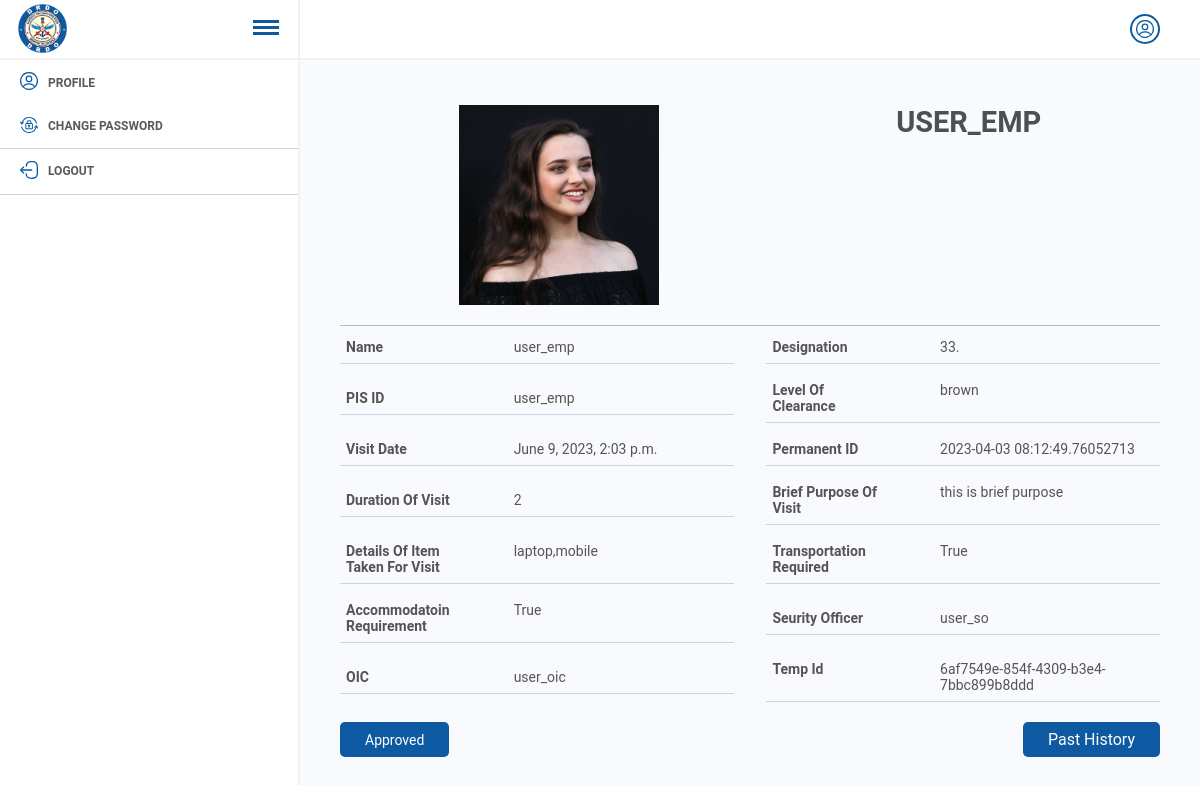
The app's page /home/show-full-request/13 with its own data.
### home/models.py (models this page shows)
class Appointment(models.Model):
    posted_by = models.ForeignKey(User, on_delete=models.CASCADE,null=True, blank=True, related_name="postted_byy")
    pvt_request = models.BooleanField(default=False)
    name = models.CharField(max_length=200 , null=True,blank=True)
    age = models.CharField(max_length=20 , null=True,blank=True)
    height = models.CharField(max_length=20 , null=True,blank=True)
    organization_name = models.CharField(max_length=200, null=True, blank=True)
    r_user = models.ForeignKey(User,on_delete=models.CASCADE, related_name="r_user")
    gh_dh = models.ForeignKey(User, on_delete= models.CASCADE,related_name="gh_dh", null=True, blank=True)
    tech_dir = models.ForeignKey(User, on_delete= models.CASCADE,related_name="tech_dir", null=True, blank=True)
    clearance_level = models.CharField(max_length= 200, choices=clearance_level)
    accommodation_requirement= models.BooleanField(default=False)
    date = models.DateTimeField(auto_now_add=False)
    transporation_requirement = models.BooleanField(default=False)
    description = models.TextField()
    dh_gh_clr = models.CharField(max_length=50, choices=status , null=True, blank=True, default="Pending")
    tech_dir_clr = models.CharField(max_length=50, choices=status , null=True, blank=True, default="Pending")
    ass_dir_clr = models.CharField(max_length=50, choices=status , null=True, blank=True, default="Pending")
    dir_clr = models.CharField(max_length=50, choices=status , null=True, blank=True, default="Pending")
    send_security = models.BooleanField(default=False, null=True, blank=True)
    ld = models.ForeignKey(User, on_delete=models.CASCADE , null=True, blank=True, related_name="oic_officer")
    tem_id = models.UUIDField(default=uuid.uuid4())
    reason_cancelation = models.TextField(null = True, blank=True)
    items = models.TextField(null=True, blank=True, default=None)
    purpose = models.TextField(null=True, blank=True, default=None)
    duration = models.CharField(max_length=20, null=True, blank=True)
    send_oic = models.BooleanField(default=False)
    perm_id = models.CharField(max_length =50, null=True,blank=True)
    close_clearance = models.BooleanField(default=False)
    close_clearance_reason = models.TextField(null=True, blank=True)
    visited_staus = models.CharField(max_length=200, choices= visit_domain ,default="pending")
    final_status = models.CharField(max_length=50, choices=status, default="Pending")
    created_at = models.DateTimeField(auto_now_add= True, null=True,blank=True)
    security_officer = models.ForeignKey(User,null=True,blank=True, on_delete= models.CASCADE,related_name="so_officer")

class User(AbstractBaseUser, PermissionsMixin):
    position = models.CharField(max_length = 40, choices=postions)
    name = models.CharField(max_length=150)
    department = models.ForeignKey(Department, on_delete=models.CASCADE, null=True, blank=True)
    image = models.ImageField(upload_to="images", null=True, blank=True)
    employee_id = models.CharField(max_length=20, null=True, blank=True)
    gh_dh_user = models.ForeignKey("self",on_delete=models.CASCADE,null=True,blank=True,related_name="gh_dhh")
    tech_dir_user = models.ForeignKey("self",on_delete=models.CASCADE,null=True, blank=True, related_name="tech_dirr")
    is_staff = models.BooleanField(default=False)
    is_active = models.BooleanField(default=True)
    adhaar_no = models.CharField(max_length=20, null=True, blank=True, default=None)
    location = models.TextField(null=True, blank=True, default=None)
    department_access = models.BooleanField(default=False, null=True, blank=True)
    pis = models.CharField(max_length=200, unique=True)
    designation = models.CharField(max_length=50,null=True,blank=True)
    objects = UserManager()
    USERNAME_FIELD = 'pis'
    def __str__(self) -> str:
        return self.name

### home/views.py (the view, shortened to what this page needs)
# urls.py: path("show-full-request/<id>", show_full_request_page,name="showfullrequest")
def show_full_request_page(request,id):
    try:
        obj= Appointment.objects.get(id=id)
        context = {"obj": obj}
        if "approve" in request.POST:
            obj.final_status = "Approved"
            obj.save()
            return redirect("/home/shsfsdfow-readfafquest")
        if "dircancel" in request.POST:
            get_id = request.POST.get("reject")
            return redirect(f"/home/cfhadf-regfsa/{get_id}")
    except Exception as e:
        print(e)
    return render(request, "full_show_request.html",context)

### home/context_processors.py (called while the page is built)
def my_context_processor(request):
    dir_objs= Appointment.objects.filter(Q(date__gte = datetime.now()) & Q(final_status= "Pending")).count()
    dir_objs1 = Appointment.objects.filter(Q(date__gte = datetime.now()) & Q(final_status= "Pending"))
    context = {}
    context["dir_objs"] = dir_objs
    context["dir_objs1"] = dir_objs1
    context["user"] = request.user
    return {"data":context}

### templates/full_show_request.html (shortened to what this page needs)
{% extends 'foundation.html' %}
{% load static %}
{% block admincontent %}
<div class="user-profile">
    <div class="img-box">
        <div class="box-inner-img">
            <div class="img-p">
                <img src="/media/{{obj.r_user.image}}" alt="logo">
            </div>
        </div>
        <div class="user-name-box">
            <h4>{{obj.r_user.name}}</h4>
        </div>
    </div>
    <div class="user-content">
        <div class="user-content-box">
            <p>Name</p>
            <span>{{obj.r_user.name}}</span>
        </div>
        <div class="user-content-box">
            <p>Designation</p>
            <span>{{obj.r_user.designation}}.</span>
        </div>
        <div class="user-content-box">
            <p>PIS ID</p>
            <span>{{obj.r_user.pis}}</span>
        </div>
        <div class="user-content-box">
            <p>Level Of Clearance</p>
            <span>{{obj.clearance_level}}</span>
        </div>
        <div class="user-content-box">
            <p>Visit date</p>
            <span>{{obj.date}}</span>
        </div>
        <div class="user-content-box">
            <p>Permanent ID</p>
            <span>{{obj.perm_id}}</span>
        </div>
        <div class="user-content-box">
            <p>Duration of visit</p>
            <span>{{obj.duration}}</span>
        </div>
        <div class="user-content-box">
            <p>Brief purpose of visit</p>
            <span>{{obj.description}}</span>
        </div>
        <div class="user-content-box">
            <p>Details of item taken for visit</p>
            <span>{{obj.items}}</span>
        </div>
        <div class="user-content-box">
            <p>Transportation required</p>
            <span>{{obj.transporation_requirement}}</span>
        </div>
        <div class="user-content-box">
            <p>Accommodatoin Requirement</p>
            <span>{{obj.accommodation_requirement}}</span>
        </div>
        <div class="user-content-box">
            <p>Seurity Officer</p>
            <span>{{obj.security_officer}}</span>
        </div>
        <div class="user-content-box">
            <p>OIC</p>
            <span>{{obj.ld}}</span>
        </div>
        <div class="user-content-box">
            <p>Temp Id</p>
            <span>{{obj.tem_id}}</span>
        </div>
    </div>
    <div class="btn-box-user">
    {% if obj.final_status == "Pending" and request.user.is_superuser != True  %}
        <form action="" style="display: flex;" method="post">
            {% csrf_token %}
            <button class="add" value="{{obj.id}}" name="approve">Approve</button>
            <button class="add" value="{{obj.id}}" name="reject">Reject</button>
        </form>
        {% comment %} {% if request.user.position == "Director" %}
        <button class="add" value="{{obj.id}}" name="dircancel">Reason of cancelation</button>
        {% endif %} {% endcomment %}
        {% else %}
        {% if request.user.is_superuser != True %}
        <button class="add">{{obj.final_status}}</button>
        {% endif %}
        {% endif %}
        <a href="{% url 'showhistory' obj.r_user.employee_id %}">Past History</a>
    </div>
</div>
{% endblock admincontent %}

### templates/foundation.html (shortened to what this page needs)
{% load static %}
<!DOCTYPE html>
<html lang="en">
<head>
  <link rel="stylesheet" href="{% static 'css/main.css'%}">
  <link rel="stylesheet" type="text/css" href="{% static 'css/font.css' %}">
</head>
<body>
  <section class="header">
    <div class="menu-icon">
      <div class="logo-header">
        <img src="{% static 'static/img/logo.png'%}">
      </div>
      <div onclick="myFunction()" class="main-menu-icon">
        <span></span>
        <span></span>
        <span></span>
      </div>
    </div>
    <div class="main-user">
    <div class="search--notification--profile">
      <div class="main-user">
        <div onclick="myFunctionu1()" class="notification--profile">
          <img src="{% static 'static/img/profile.svg'%}">
        </div>
      </div>
      </div>
  </section>
  <section class="main">
    <div id="menu-show" class="sidebar">
      <ul class="sidebar--items sidebar-menu">
        <a href="{% url 'fullprofile' %}">
          <span class="ds-icon ds-icon-white pp"><img src="{% static 'static/img/profile-w.png'%}"></span><span
            class="ds-icon ds-icon-blue pp"><img src="{% static 'static/img/profile.svg'%}"></span><span
            class="sidebar--item">Profile</span>
        </a>
        <li>
          <a href="{% url 'chngpassword' %}">
            <span class="ds-icon ds-icon-white"><img src="{% static 'static/img/change-password-w.png'%}"> </span><span
              class="ds-icon ds-icon-blue"><img src="{% static 'static/img/change-password.svg'%}"> </span><span
              class="sidebar--item">Change Password</span>
          </a>
        </li>
        <li>
          <a href="{% url 'logout' %}">
            <span class="ds-icon ds-icon-white"><img src="{% static 'static/img/logout-w.png'%}"> </span> <span
              class="ds-icon ds-icon-blue"><img src="{% static 'static/img/logout.svg'%}"> </span><span
              class="sidebar--item">Logout</span>
          </a>
        </li>
      </ul>
    </div>
    <div id="main-sec" class="main--content">
      <div class="recent--patients">
        {% block admincontent %}
        {% endblock admincontent %}
      </div>
    </div>
  </section>
</body>
</html>

### static/css/main.css (style rules this page uses)
* { margin: 0; padding: 0; box-sizing: border-box; font-family: 'Roboto', sans-serif; }
body { position: relative; width: 100%; }
.header { height: 60px; width: 100%; display: flex; align-items: center; justify-content: space-between; border-bottom: 2px solid #f1f1f1; }
.search--notification--profile { display: flex; align-items: center; padding: 0 40px; gap: 23px; }
.notification--profile { display: flex; align-items: center; }
.main { position: relative; width: 100%; min-height: calc(100vh - 60px); }
.sidebar { position: absolute; top: 0; left: 0; height: 100%; width: 300px; background-color: #fff; display: flex; flex-direction: column; justify-content: space-between; border-right: 2px solid #f1f1f1; transition: .3s; }
li { list-style: none; }
a { text-decoration: none; }
.main--content { position: absolute; background: #f1f4fb78; height: 100%; top: 0; right: 0; width: calc(100% - 300px); padding: 0 40px; overflow-y: scroll; transition: .3s; }
.add { display: flex; align-items: center; padding: 5px 10px; outline: none; border: none; font-size: 14px; height: 35px; background-color: #0d5aa3; color: #fff; border-radius: 5px; cursor: pointer; transition: .3s; }
.recent--patients { margin-bottom: 20px; }
.logo-header img { max-width: 49px; margin: 3px 0 0 18px; }
ul.sidebar--items.sidebar-menu a { text-decoration: none; padding: 12px 20px; font-weight: 600; display: flex; align-items: center; color: #000000a6; font-size: 12px; text-transform: uppercase; }
ul.sidebar--items.sidebar-menu li { border-bottom: 1px solid #7291ae61; transition: all 0.3s; }
.menu-icon { max-width: 300px; display: flex; justify-content: space-between; align-items: center; }
.main-menu-icon span { display: block; width: 26px; border-top: 3px solid #0d5aa3; margin-bottom: 3px; }
.main-menu-icon { margin-left: 186px; position: relative; cursor: pointer; }
.main-menu-icon:before { position: absolute; content: ""; top: -20px; right: -21px; width: 2px; height: 59px; background: #f1f1f1; }
.notification--profile img { width: 18px; }
.notification--profile, .users-icon { border: 2px solid #0d5aa3; border-radius: 50px; width: 30px; height: 30px; display: flex; justify-content: center; align-items: center; cursor: pointer; position: relative; }
.ds-icon img { width: 18px; margin-right: 10px; }
img { padding: 0px !important; }
.img-box { display: flex; justify-content: space-around; padding: 0 0 16px 0; border-bottom: 1px solid #5b6c7c70; }
.img-p { width: 200px; text-align: center; }
.img-p img { max-width: 100%; height: 200px; object-fit: cover; object-position: top; }
.user-name-box h4 { font-size: 29px; font-weight: 700; color: #4b5054; text-transform: uppercase; margin-bottom: 15px; }
.user-profile { margin-top: 45px; }
.user-content { display: flex; align-items: center; flex-wrap: wrap; justify-content: space-between; }
.user-content-box { width: 48%; display: flex; align-items: baseline; padding: 8px 6px; border-bottom: 1px solid #0d5aa338; margin: 5px 0; }
.user-content-box p { font-size: 14px; color: #545454; font-weight: 600; width: 40%; padding: 0 35px 0 0; text-transform: capitalize; }
.user-content-box span { width: 60%; font-size: 14px; padding: 0 0 0 15px; color: #545454; }
.btn-box-user { padding: 15px 0; display: flex; justify-content: space-between; align-items: center; }
.btn-box-user a { text-decoration: none; color: #fff; background: #0d5aa3; padding: 8px 25px; border-radius: 5px; }
.btn-box-user button { text-decoration: none; color: #fff; background: #0d5aa3; padding: 8px 25px; border-radius: 5px; margin-right: 2px; }
.main-user { display: flex; align-items: center; }

### records on screen
Appointment: r_user.image (picture), r_user.name "USER_EMP", r_user.name "user_emp", r_user.designation "33", r_user.pis "user_emp", clearance_level "brown", date "June 9, 2023, 2:03 p.m.", perm_id "2023-04-03 08:12:49.76052713", duration "2", description "this is brief purpose", items "laptop,mobile", transporation_requirement "True", accommodation_requirement "True", security_officer "user_so", ld "user_oic", tem_id "6af7549e-854f-4309-b3e4-7bbc899b8ddd", final_status "Approved"
